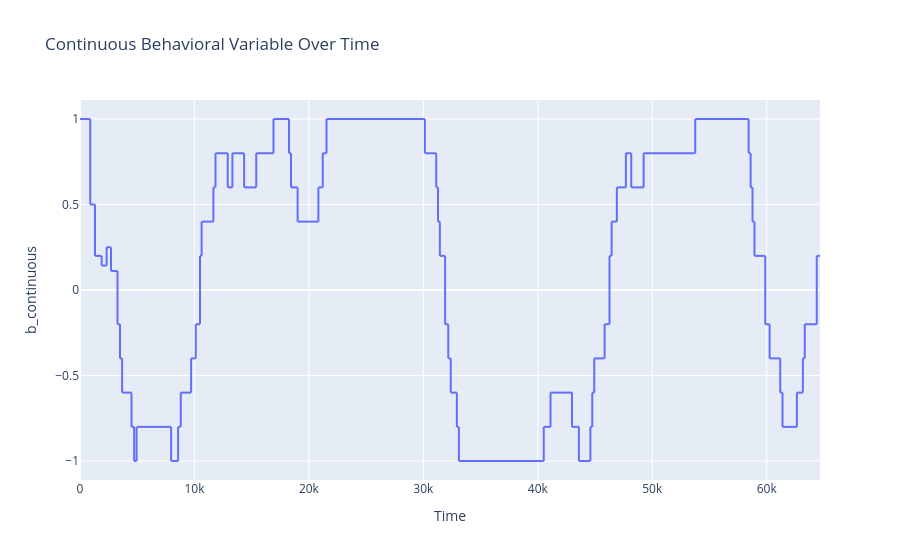

This figure's notebook cell:
### Code cell
# plot b_continuous over time
fig = px.line(x=np.arange(ds.b_continuous.shape[0]), y=ds.b_continuous, labels={'x': 'Time', 'y': 'b_continuous'}, title='Continuous Behavioral Variable Over Time')
fig.show()

### Figure 1 — Plotly figure (JSON) as saved in the notebook; plotly's stock layout.template omitted (floating-point values rounded to 4 significant figures; data arrays with more than 128 entries replaced by an {"elided": "..."} marker saying what was removed)
{"data": [{"hovertemplate": "Time=%{x}<br>b_continuous=%{y}<extra></extra>", "legendgroup": "", "line": {"color": "#636efa", "dash": "solid"}, "marker": {"symbol": "circle"}, "mode": "lines", "name": "", "showlegend": false, "type": "scattergl", "x": {"elided": "64658 int values"}, "xaxis": "x", "y": {"elided": "64658 float values"}, "yaxis": "y"}], "layout": {"legend": {"tracegroupgap": 0}, "title": {"text": "Continuous Behavioral Variable Over Time"}, "xaxis": {"anchor": "y", "domain": [0, 1], "title": {"text": "Time"}}, "yaxis": {"anchor": "x", "domain": [0, 1], "title": {"text": "b_continuous"}}}}
